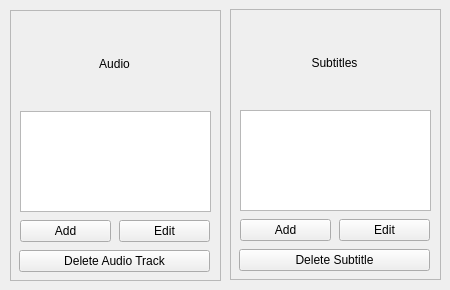
   <widget class="QWidget" name="tab_2">
    <attribute name="title">
     <string>Audio/Subtitle</string>
    </attribute>
    <widget class="QFrame" name="m_pFrameAudio">
     <property name="geometry">
      <rect>
       <x>10</x>
       <y>10</y>
       <width>211</width>
       <height>271</height>
      </rect>
     </property>
     <property name="frameShape">
      <enum>QFrame::StyledPanel</enum>
     </property>
     <property name="frameShadow">
      <enum>QFrame::Raised</enum>
     </property>
     <widget class="QPushButton" name="m_pButtonDeleteAudio">
      <property name="geometry">
       <rect>
        <x>9</x>
        <y>240</y>
        <width>191</width>
        <height>22</height>
       </rect>
      </property>
      <property name="text">
       <string>Delete Audio Track</string>
      </property>
     </widget>
     <widget class="QPushButton" name="m_pButtonAddAudio">
      <property name="geometry">
       <rect>
        <x>10</x>
        <y>210</y>
        <width>91</width>
        <height>22</height>
       </rect>
      </property>
      <property name="text">
       <string>Add</string>
      </property>
     </widget>
     <widget class="QPushButton" name="m_pButtonEditAudio">
      <property name="geometry">
       <rect>
        <x>109</x>
        <y>210</y>
        <width>91</width>
        <height>22</height>
       </rect>
      </property>
      <property name="text">
       <string>Edit</string>
      </property>
     </widget>
     <widget class="QListWidget" name="m_pListWidgetAudio">
      <property name="geometry">
       <rect>
        <x>10</x>
        <y>101</y>
        <width>191</width>
        <height>101</height>
       </rect>
      </property>
     </widget>
     <widget class="QLabel" name="textLabel1">
      <property name="geometry">
       <rect>
        <x>9</x>
        <y>13</y>
        <width>191</width>
        <height>81</height>
       </rect>
      </property>
      <property name="text">
       <string>Audio</string>
      </property>
      <property name="alignment">
       <set>Qt::AlignCenter</set>
      </property>
     </widget>
    </widget>
    <widget class="QFrame" name="m_pFrameSubtitles">
     <property name="geometry">
      <rect>
       <x>230</x>
       <y>9</y>
       <width>211</width>
       <height>271</height>
      </rect>
     </property>
     <property name="frameShape">
      <enum>QFrame::StyledPanel</enum>
     </property>
     <property name="frameShadow">
      <enum>QFrame::Raised</enum>
     </property>
     <widget class="QPushButton" name="m_pButtonDeleteSubtitle">
      <property name="geometry">
       <rect>
        <x>9</x>
        <y>240</y>
        <width>191</width>
        <height>22</height>
       </rect>
      </property>
      <property name="text">
       <string>Delete Subtitle</string>
      </property>
     </widget>
     <widget class="QPushButton" name="m_pButtonAddSubtitle">
      <property name="geometry">
       <rect>
        <x>10</x>
        <y>210</y>
        <width>91</width>
        <height>22</height>
       </rect>
      </property>
      <property name="text">
       <string>Add</string>
      </property>
     </widget>
     <widget class="QPushButton" name="m_pButtonEditSubtitle">
      <property name="geometry">
       <rect>
        <x>109</x>
        <y>210</y>
        <width>91</width>
        <height>22</height>
       </rect>
      </property>
      <property name="text">
       <string>Edit</string>
      </property>
     </widget>
     <widget class="QListWidget" name="m_pListWidgetSubtitles">
      <property name="geometry">
       <rect>
        <x>10</x>
        <y>101</y>
        <width>191</width>
        <height>101</height>
       </rect>
      </property>
     </widget>
     <widget class="QLabel" name="textLabel1_2">
      <property name="geometry">
       <rect>
        <x>9</x>
        <y>13</y>
        <width>191</width>
        <height>81</height>
       </rect>
      </property>
      <property name="text">
       <string>Subtitles</string>
      </property>
      <property name="alignment">
       <set>Qt::AlignCenter</set>
      </property>
     </widget>
    </widget>
   </widget>
